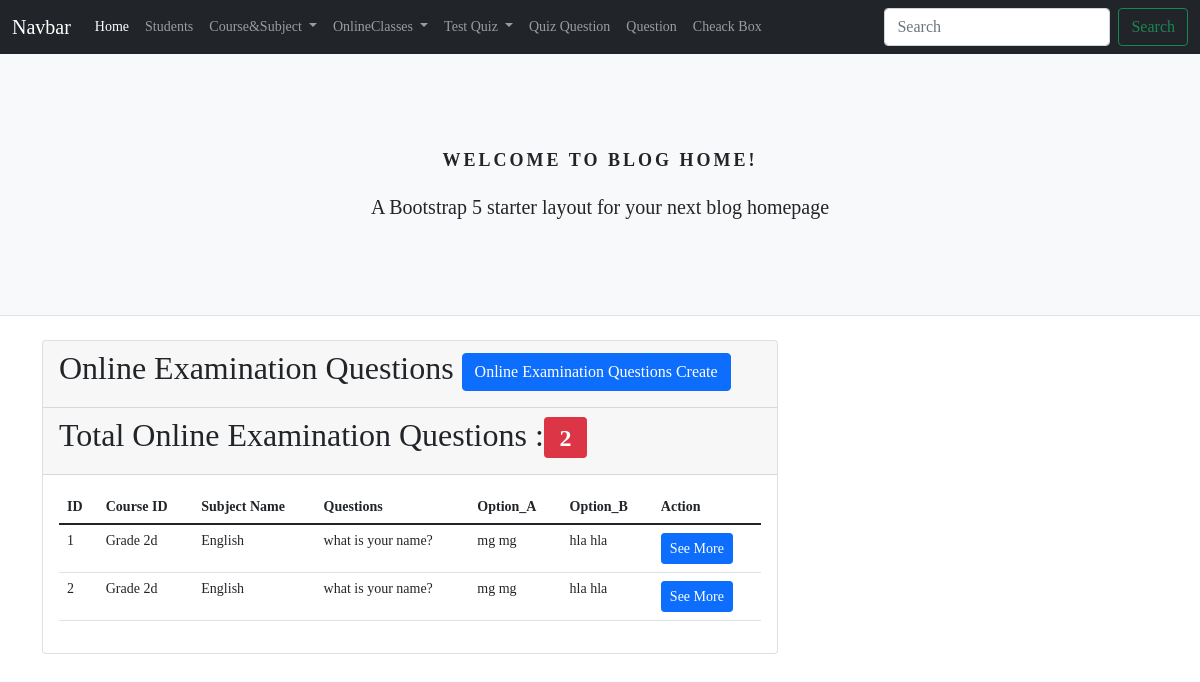
/exam_question/student_answer_index.php, run on the app's committed database.
### tables this page shows
create table option_answers(
    id int primary key auto_increment,
    course_id int null,
    subject_id int null,
    question_id TEXT null,
    option_a TEXT null,
    option_b TEXT null,
    option_c TEXT null,
    option_d TEXT null,
    option_answer enum('true', 'false') null,
    created_at TIMESTAMP DEFAULT CURRENT_TIMESTAMP);

create table courses(
    id int primary key auto_increment,
    course_name varchar(225) not null,
    created_at TIMESTAMP DEFAULT CURRENT_TIMESTAMP);

create table subjects(
    id int primary key auto_increment,
    subject_name varchar(225) not null,
    course_id int not null,
    created_at TIMESTAMP DEFAULT CURRENT_TIMESTAMP);

create table examination_questions(
    id int primary key auto_increment,
    course_id int not null,
    subject_id int not null,
    question TEXT not null,
    option_a TEXT not null,
    option_b TEXT not null,
    option_c TEXT not null,
    option_d TEXT not null,
    created_at TIMESTAMP DEFAULT CURRENT_TIMESTAMP);

### _classes/Libs/Database/MySQL.php (called while the page is built, shortened)
<?php
class MySQL
{
	private $dbhost;
	private $dbuser;
	private $dbname;
	private $dbpass;
	public function __construct(
		$dbhost = "localhost",
		$dbuser = "root",
		$dbname = "school",
		$dbpass = "",
	) {
		$this->dbhost = $dbhost;
		$this->dbuser = $dbuser;
		$this->dbname = $dbname;
		$this->dbpass = $dbpass;
	}
	public function connect()
	{
		try {
			$this->db = new PDO(
				"mysql:host=$this->dbhost;dbname=$this->dbname",
				$this->dbuser,
				$this->dbpass,
				[
					PDO::ATTR_ERRMODE => PDO::ERRMODE_EXCEPTION,
					PDO::ATTR_DEFAULT_FETCH_MODE => PDO::FETCH_OBJ,
				]
			);
			return $this->db;
		} catch (PDOException $e) {
			return $e->getMessage();
		}
	}
}

### _classes/Libs/Database/StudentAnswer.php (called while the page is built, shortened)
<?php
class StudentAnswer {
 private $db = null;
	public function __construct(MySQL $db)
	{
		$this->db = $db->connect();
	}
 public function StudentAnswergetAll()
  {
    $statement = $this->db->query("
           SELECT option_answers.*, courses.course_name, subjects.subject_name,  examination_questions.question
           FROM option_answers
           LEFT JOIN subjects ON subjects.id = option_answers.subject_id
           LEFT JOIN courses ON courses.id = subjects.course_id
           LEFT JOIN examination_questions ON examination_questions.id = option_answers.question_id
        ");
    return $statement->fetchAll();
  }
}

### exam_question/student_answer_index.php (the view, shortened to what this page needs)
<?php
include("../layout/head.php");
include("../layout/nav.php");
include("../layout/header.php");
$table = new StudentAnswer(new MySQL());
$answers = $table->StudentAnswergetAll();
?>
<div class="container">
 <div class="row">
  <div class="col-lg-8">
   <div class="card">
    <div class="card-header"><h2>Online Examination Questions <span><a href="online_class_create_form.php" class="btn btn-primary">Online Examination Questions Create</a></span></h2></div>
    <div class="card-header"><h2>Total Online Examination Questions :<span class="badge bg-danger text-white"> <?= count($answers) ?></span></h2></div>
    <div class="card-body">
     <table class="table">
 <tr>
  <th>ID</th>
  <th>Course ID</th>
  <th>Subject Name</th>
  <th>Questions</th>
  <th>Option_A</th>
  <th>Option_B</th>
  <th>Action</th>
 </tr>
 <tbody>
  <?php foreach($answers as $answer) : ?>
  <tr>
    <td><?= $answer ->id ?></td>
    <td><?= $answer ->course_name ?></td>
    <td><?= $answer ->subject_name ?></td>
    <td><?= $answer ->question?></td>
    <td><?= $answer ->option_a ?></td>
    <td><?= $answer ->option_b ?></td>
    <td><a href="student_answer_show.php?id=<?= $answer->id ?>" class="btn btn-primary btn-sm">See More</a></td>
  </tr>
  <?php endforeach ?>
 </tbody>
</table>
    </div>
   </div>
  </div>
 </div>
</div>
<?php include("../layout/footer.php"); ?>

### data on the page
option_answers: id "1", courses.course_name "Grade 2d", subject.subject_name "English", examination_questions.question "what is your name?", option_a "mg mg", option_b "hla hla"
option_answers: id "2", courses.course_name "Grade 2d", subject.subject_name "English", examination_questions.question "what is your name?", option_a "mg mg", option_b "hla hla"

### other printed values
count($answers) "2"
